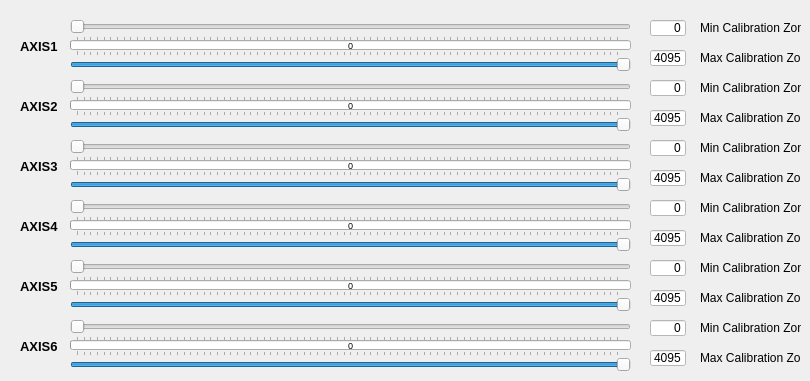
    <widget class="QWidget" name="tab">
     <attribute name="title">
      <string>Axises Configuration</string>
     </attribute>
     <widget class="QSlider" name="horiSliderAxis1Max">
      <property name="geometry">
       <rect>
        <x>70</x>
        <y>50</y>
        <width>561</width>
        <height>22</height>
       </rect>
      </property>
      <property name="maximum">
       <number>4095</number>
      </property>
      <property name="value">
       <number>4095</number>
      </property>
      <property name="orientation">
       <enum>Qt::Horizontal</enum>
      </property>
      <property name="invertedAppearance">
       <bool>false</bool>
      </property>
      <property name="invertedControls">
       <bool>false</bool>
      </property>
      <property name="tickPosition">
       <enum>QSlider::TicksAbove</enum>
      </property>
      <property name="tickInterval">
       <number>50</number>
      </property>
     </widget>
     <widget class="QSlider" name="horiSliderAxis1Min">
      <property name="geometry">
       <rect>
        <x>70</x>
        <y>20</y>
        <width>561</width>
        <height>22</height>
       </rect>
      </property>
      <property name="styleSheet">
       <string notr="true"/>
      </property>
      <property name="maximum">
       <number>4095</number>
      </property>
      <property name="sliderPosition">
       <number>0</number>
      </property>
      <property name="orientation">
       <enum>Qt::Horizontal</enum>
      </property>
      <property name="tickPosition">
       <enum>QSlider::TicksBelow</enum>
      </property>
      <property name="tickInterval">
       <number>50</number>
      </property>
     </widget>
     <widget class="QProgressBar" name="progressBarAxis1">
      <property name="enabled">
       <bool>true</bool>
      </property>
      <property name="geometry">
       <rect>
        <x>70</x>
        <y>40</y>
        <width>561</width>
        <height>10</height>
       </rect>
      </property>
      <property name="font">
       <font>
        <pointsize>7</pointsize>
        <kerning>true</kerning>
       </font>
      </property>
      <property name="maximum">
       <number>4096</number>
      </property>
      <property name="value">
       <number>0</number>
      </property>
      <property name="alignment">
       <set>Qt::AlignJustify|Qt::AlignVCenter</set>
      </property>
      <property name="textVisible">
       <bool>true</bool>
      </property>
      <property name="format">
       <string>%v</string>
      </property>
     </widget>
     <widget class="QSlider" name="horiSliderAxis2Max">
      <property name="geometry">
       <rect>
        <x>70</x>
        <y>110</y>
        <width>561</width>
        <height>22</height>
       </rect>
      </property>
      <property name="maximum">
       <number>4095</number>
      </property>
      <property name="value">
       <number>4095</number>
      </property>
      <property name="orientation">
       <enum>Qt::Horizontal</enum>
      </property>
      <property name="invertedAppearance">
       <bool>false</bool>
      </property>
      <property name="invertedControls">
       <bool>false</bool>
      </property>
      <property name="tickPosition">
       <enum>QSlider::TicksAbove</enum>
      </property>
      <property name="tickInterval">
       <number>50</number>
      </property>
     </widget>
     <widget class="QProgressBar" name="progressBarAxis2">
      <property name="geometry">
       <rect>
        <x>70</x>
        <y>100</y>
        <width>561</width>
        <height>10</height>
       </rect>
      </property>
      <property name="font">
       <font>
        <pointsize>7</pointsize>
        <kerning>true</kerning>
       </font>
      </property>
      <property name="maximum">
       <number>4096</number>
      </property>
      <property name="value">
       <number>0</number>
      </property>
      <property name="alignment">
       <set>Qt::AlignJustify|Qt::AlignVCenter</set>
      </property>
      <property name="textVisible">
       <bool>true</bool>
      </property>
      <property name="format">
       <string>%v</string>
      </property>
     </widget>
     <widget class="QSlider" name="horiSliderAxis2Min">
      <property name="geometry">
       <rect>
        <x>70</x>
        <y>80</y>
        <width>561</width>
        <height>22</height>
       </rect>
      </property>
      <property name="styleSheet">
       <string notr="true"/>
      </property>
      <property name="maximum">
       <number>4095</number>
      </property>
      <property name="orientation">
       <enum>Qt::Horizontal</enum>
      </property>
      <property name="tickPosition">
       <enum>QSlider::TicksBelow</enum>
      </property>
      <property name="tickInterval">
       <number>50</number>
      </property>
     </widget>
     <widget class="QSlider" name="horiSliderAxis3Max">
      <property name="geometry">
       <rect>
        <x>70</x>
        <y>170</y>
        <width>561</width>
        <height>22</height>
       </rect>
      </property>
      <property name="maximum">
       <number>4095</number>
      </property>
      <property name="value">
       <number>4095</number>
      </property>
      <property name="orientation">
       <enum>Qt::Horizontal</enum>
      </property>
      <property name="invertedAppearance">
       <bool>false</bool>
      </property>
      <property name="invertedControls">
       <bool>false</bool>
      </property>
      <property name="tickPosition">
       <enum>QSlider::TicksAbove</enum>
      </property>
      <property name="tickInterval">
       <number>50</number>
      </property>
     </widget>
     <widget class="QSlider" name="horiSliderAxis3Min">
      <property name="geometry">
       <rect>
        <x>70</x>
        <y>140</y>
        <width>561</width>
        <height>22</height>
       </rect>
      </property>
      <property name="styleSheet">
       <string notr="true"/>
      </property>
      <property name="maximum">
       <number>4095</number>
      </property>
      <property name="orientation">
       <enum>Qt::Horizontal</enum>
      </property>
      <property name="tickPosition">
       <enum>QSlider::TicksBelow</enum>
      </property>
      <property name="tickInterval">
       <number>50</number>
      </property>
     </widget>
     <widget class="QProgressBar" name="progressBarAxis3">
      <property name="geometry">
       <rect>
        <x>70</x>
        <y>160</y>
        <width>561</width>
        <height>10</height>
       </rect>
      </property>
      <property name="font">
       <font>
        <pointsize>7</pointsize>
        <kerning>true</kerning>
       </font>
      </property>
      <property name="maximum">
       <number>4096</number>
      </property>
      <property name="value">
       <number>0</number>
      </property>
      <property name="alignment">
       <set>Qt::AlignJustify|Qt::AlignVCenter</set>
      </property>
      <property name="textVisible">
       <bool>true</bool>
      </property>
      <property name="invertedAppearance">
       <bool>false</bool>
      </property>
      <property name="format">
       <string>%v</string>
      </property>
     </widget>
     <widget class="QSlider" name="horiSliderAxis4Max">
      <property name="geometry">
       <rect>
        <x>70</x>
        <y>230</y>
        <width>561</width>
        <height>22</height>
       </rect>
      </property>
      <property name="maximum">
       <number>4095</number>
      </property>
      <property name="value">
       <number>4095</number>
      </property>
      <property name="orientation">
       <enum>Qt::Horizontal</enum>
      </property>
      <property name="invertedAppearance">
       <bool>false</bool>
      </property>
      <property name="invertedControls">
       <bool>false</bool>
      </property>
      <property name="tickPosition">
       <enum>QSlider::TicksAbove</enum>
      </property>
      <property name="tickInterval">
       <number>50</number>
      </property>
     </widget>
     <widget class="QSlider" name="horiSliderAxis4Min">
      <property name="geometry">
       <rect>
        <x>70</x>
        <y>200</y>
        <width>561</width>
        <height>22</height>
       </rect>
      </property>
      <property name="styleSheet">
       <string notr="true"/>
      </property>
      <property name="maximum">
       <number>4095</number>
      </property>
      <property name="orientation">
       <enum>Qt::Horizontal</enum>
      </property>
      <property name="tickPosition">
       <enum>QSlider::TicksBelow</enum>
      </property>
      <property name="tickInterval">
       <number>50</number>
      </property>
     </widget>
     <widget class="QProgressBar" name="progressBarAxis4">
      <property name="geometry">
       <rect>
        <x>70</x>
        <y>220</y>
        <width>561</width>
        <height>10</height>
       </rect>
      </property>
      <property name="font">
       <font>
        <pointsize>7</pointsize>
        <kerning>true</kerning>
       </font>
      </property>
      <property name="maximum">
       <number>4096</number>
      </property>
      <property name="value">
       <number>0</number>
      </property>
      <property name="alignment">
       <set>Qt::AlignJustify|Qt::AlignVCenter</set>
      </property>
      <property name="textVisible">
       <bool>true</bool>
      </property>
      <property name="format">
       <string>%v</string>
      </property>
     </widget>
     <widget class="QSlider" name="horiSliderAxis5Max">
      <property name="geometry">
       <rect>
        <x>70</x>
        <y>290</y>
        <width>561</width>
        <height>22</height>
       </rect>
      </property>
      <property name="maximum">
       <number>4095</number>
      </property>
      <property name="value">
       <number>4095</number>
      </property>
      <property name="orientation">
       <enum>Qt::Horizontal</enum>
      </property>
      <property name="invertedAppearance">
       <bool>false</bool>
      </property>
      <property name="invertedControls">
       <bool>false</bool>
      </property>
      <property name="tickPosition">
       <enum>QSlider::TicksAbove</enum>
      </property>
      <property name="tickInterval">
       <number>50</number>
      </property>
     </widget>
     <widget class="QSlider" name="horiSliderAxis5Min">
      <property name="geometry">
       <rect>
        <x>70</x>
        <y>260</y>
        <width>561</width>
        <height>22</height>
       </rect>
      </property>
      <property name="styleSheet">
       <string notr="true"/>
      </property>
      <property name="maximum">
       <number>4095</number>
      </property>
      <property name="orientation">
       <enum>Qt::Horizontal</enum>
      </property>
      <property name="tickPosition">
       <enum>QSlider::TicksBelow</enum>
      </property>
      <property name="tickInterval">
       <number>50</number>
      </property>
     </widget>
     <widget class="QProgressBar" name="progressBarAxis5">
      <property name="geometry">
       <rect>
        <x>70</x>
        <y>280</y>
        <width>561</width>
        <height>10</height>
       </rect>
      </property>
      <property name="font">
       <font>
        <pointsize>7</pointsize>
        <kerning>true</kerning>
       </font>
      </property>
      <property name="maximum">
       <number>4096</number>
      </property>
      <property name="value">
       <number>0</number>
      </property>
      <property name="alignment">
       <set>Qt::AlignJustify|Qt::AlignVCenter</set>
      </property>
      <property name="textVisible">
       <bool>true</bool>
      </property>
      <property name="format">
       <string>%v</string>
      </property>
     </widget>
     <widget class="QSlider" name="horiSliderAxis6Max">
      <property name="geometry">
       <rect>
        <x>70</x>
        <y>350</y>
        <width>561</width>
        <height>22</height>
       </rect>
      </property>
      <property name="maximum">
       <number>4095</number>
      </property>
      <property name="value">
       <number>4095</number>
      </property>
      <property name="orientation">
       <enum>Qt::Horizontal</enum>
      </property>
      <property name="invertedAppearance">
       <bool>false</bool>
      </property>
      <property name="invertedControls">
       <bool>false</bool>
      </property>
      <property name="tickPosition">
       <enum>QSlider::TicksAbove</enum>
      </property>
      <property name="tickInterval">
       <number>50</number>
      </property>
     </widget>
     <widget class="QSlider" name="horiSliderAxis6Min">
      <property name="geometry">
       <rect>
        <x>70</x>
        <y>320</y>
        <width>561</width>
        <height>22</height>
       </rect>
      </property>
      <property name="styleSheet">
       <string notr="true"/>
      </property>
      <property name="maximum">
       <number>4095</number>
      </property>
      <property name="orientation">
       <enum>Qt::Horizontal</enum>
      </property>
      <property name="tickPosition">
       <enum>QSlider::TicksBelow</enum>
      </property>
      <property name="tickInterval">
       <number>50</number>
      </property>
     </widget>
     <widget class="QProgressBar" name="progressBarAxis6">
      <property name="geometry">
       <rect>
        <x>70</x>
        <y>340</y>
        <width>561</width>
        <height>10</height>
       </rect>
      </property>
      <property name="font">
       <font>
        <pointsize>7</pointsize>
        <kerning>true</kerning>
       </font>
      </property>
      <property name="maximum">
       <number>4096</number>
      </property>
      <property name="value">
       <number>0</number>
      </property>
      <property name="alignment">
       <set>Qt::AlignJustify|Qt::AlignVCenter</set>
      </property>
      <property name="textVisible">
       <bool>true</bool>
      </property>
      <property name="format">
       <string>%v</string>
      </property>
     </widget>
     <widget class="QLineEdit" name="lineEditAxis1Min">
      <property name="geometry">
       <rect>
        <x>650</x>
        <y>20</y>
        <width>36</width>
        <height>16</height>
       </rect>
      </property>
      <property name="layoutDirection">
       <enum>Qt::LeftToRight</enum>
      </property>
      <property name="styleSheet">
       <string notr="true">background-color: rgb(255, 255, 255);</string>
      </property>
      <property name="text">
       <string>0</string>
      </property>
      <property name="alignment">
       <set>Qt::AlignRight|Qt::AlignTrailing|Qt::AlignVCenter</set>
      </property>
     </widget>
     <widget class="QLineEdit" name="lineEditAxis1Max">
      <property name="geometry">
       <rect>
        <x>650</x>
        <y>50</y>
        <width>36</width>
        <height>16</height>
       </rect>
      </property>
      <property name="layoutDirection">
       <enum>Qt::LeftToRight</enum>
      </property>
      <property name="styleSheet">
       <string notr="true">background-color: rgb(255, 255, 255);</string>
      </property>
      <property name="text">
       <string>4095</string>
      </property>
      <property name="alignment">
       <set>Qt::AlignRight|Qt::AlignTrailing|Qt::AlignVCenter</set>
      </property>
     </widget>
     <widget class="QLineEdit" name="lineEditAxis2Max">
      <property name="geometry">
       <rect>
        <x>650</x>
        <y>110</y>
        <width>36</width>
        <height>16</height>
       </rect>
      </property>
      <property name="layoutDirection">
       <enum>Qt::LeftToRight</enum>
      </property>
      <property name="styleSheet">
       <string notr="true">background-color: rgb(255, 255, 255);</string>
      </property>
      <property name="text">
       <string>4095</string>
      </property>
      <property name="alignment">
       <set>Qt::AlignRight|Qt::AlignTrailing|Qt::AlignVCenter</set>
      </property>
     </widget>
     <widget class="QLineEdit" name="lineEditAxis2Min">
      <property name="geometry">
       <rect>
        <x>650</x>
        <y>80</y>
        <width>36</width>
        <height>16</height>
       </rect>
      </property>
      <property name="layoutDirection">
       <enum>Qt::LeftToRight</enum>
      </property>
      <property name="styleSheet">
       <string notr="true">background-color: rgb(255, 255, 255);</string>
      </property>
      <property name="text">
       <string>0</string>
      </property>
      <property name="alignment">
       <set>Qt::AlignRight|Qt::AlignTrailing|Qt::AlignVCenter</set>
      </property>
     </widget>
     <widget class="QLineEdit" name="lineEditAxis3Max">
      <property name="geometry">
       <rect>
        <x>650</x>
        <y>170</y>
        <width>36</width>
        <height>16</height>
       </rect>
      </property>
      <property name="layoutDirection">
       <enum>Qt::LeftToRight</enum>
      </property>
      <property name="styleSheet">
       <string notr="true">background-color: rgb(255, 255, 255);</string>
      </property>
      <property name="text">
       <string>4095</string>
      </property>
      <property name="alignment">
       <set>Qt::AlignRight|Qt::AlignTrailing|Qt::AlignVCenter</set>
      </property>
     </widget>
     <widget class="QLineEdit" name="lineEditAxis3Min">
      <property name="geometry">
       <rect>
        <x>650</x>
        <y>140</y>
        <width>36</width>
        <height>16</height>
       </rect>
      </property>
      <property name="layoutDirection">
       <enum>Qt::LeftToRight</enum>
      </property>
      <property name="styleSheet">
       <string notr="true">background-color: rgb(255, 255, 255);</string>
      </property>
      <property name="text">
       <string>0</string>
      </property>
      <property name="alignment">
       <set>Qt::AlignRight|Qt::AlignTrailing|Qt::AlignVCenter</set>
      </property>
     </widget>
     <widget class="QLineEdit" name="lineEditAxis4Max">
      <property name="geometry">
       <rect>
        <x>650</x>
        <y>230</y>
        <width>36</width>
        <height>16</height>
       </rect>
      </property>
      <property name="layoutDirection">
       <enum>Qt::LeftToRight</enum>
      </property>
      <property name="styleSheet">
       <string notr="true">background-color: rgb(255, 255, 255);</string>
      </property>
      <property name="text">
       <string>4095</string>
      </property>
      <property name="alignment">
       <set>Qt::AlignRight|Qt::AlignTrailing|Qt::AlignVCenter</set>
      </property>
     </widget>
     <widget class="QLineEdit" name="lineEditAxis4Min">
      <property name="geometry">
       <rect>
        <x>650</x>
        <y>200</y>
        <width>36</width>
        <height>16</height>
       </rect>
      </property>
      <property name="layoutDirection">
       <enum>Qt::LeftToRight</enum>
      </property>
      <property name="styleSheet">
       <string notr="true">background-color: rgb(255, 255, 255);</string>
      </property>
      <property name="text">
       <string>0</string>
      </property>
      <property name="alignment">
       <set>Qt::AlignRight|Qt::AlignTrailing|Qt::AlignVCenter</set>
      </property>
     </widget>
     <widget class="QLineEdit" name="lineEditAxis5Max">
      <property name="geometry">
       <rect>
        <x>650</x>
        <y>290</y>
        <width>36</width>
        <height>16</height>
       </rect>
      </property>
      <property name="layoutDirection">
       <enum>Qt::LeftToRight</enum>
      </property>
      <property name="styleSheet">
       <string notr="true">background-color: rgb(255, 255, 255);</string>
      </property>
      <property name="text">
       <string>4095</string>
      </property>
      <property name="alignment">
       <set>Qt::AlignRight|Qt::AlignTrailing|Qt::AlignVCenter</set>
      </property>
     </widget>
     <widget class="QLineEdit" name="lineEditAxis5Min">
      <property name="geometry">
       <rect>
        <x>650</x>
        <y>260</y>
        <width>36</width>
        <height>16</height>
       </rect>
      </property>
      <property name="layoutDirection">
       <enum>Qt::LeftToRight</enum>
      </property>
      <property name="styleSheet">
       <string notr="true">background-color: rgb(255, 255, 255);</string>
      </property>
      <property name="text">
       <string>0</string>
      </property>
      <property name="alignment">
       <set>Qt::AlignRight|Qt::AlignTrailing|Qt::AlignVCenter</set>
      </property>
     </widget>
     <widget class="QLineEdit" name="lineEditAxis6Max">
      <property name="geometry">
       <rect>
        <x>650</x>
        <y>350</y>
        <width>36</width>
        <height>16</height>
       </rect>
      </property>
      <property name="layoutDirection">
       <enum>Qt::LeftToRight</enum>
      </property>
      <property name="styleSheet">
       <string notr="true">background-color: rgb(255, 255, 255);</string>
      </property>
      <property name="text">
       <string>4095</string>
      </property>
      <property name="alignment">
       <set>Qt::AlignRight|Qt::AlignTrailing|Qt::AlignVCenter</set>
      </property>
     </widget>
     <widget class="QLineEdit" name="lineEditAxis6Min">
      <property name="geometry">
       <rect>
        <x>650</x>
        <y>320</y>
        <width>36</width>
        <height>16</height>
       </rect>
      </property>
      <property name="layoutDirection">
       <enum>Qt::LeftToRight</enum>
      </property>
      <property name="styleSheet">
       <string notr="true">background-color: rgb(255, 255, 255);</string>
      </property>
      <property name="text">
       <string>0</string>
      </property>
      <property name="alignment">
       <set>Qt::AlignRight|Qt::AlignTrailing|Qt::AlignVCenter</set>
      </property>
     </widget>
     <widget class="QLabel" name="label_36">
      <property name="geometry">
       <rect>
        <x>700</x>
        <y>20</y>
        <width>101</width>
        <height>16</height>
       </rect>
      </property>
      <property name="text">
       <string>Min Calibration Zone</string>
      </property>
     </widget>
     <widget class="QLabel" name="label_37">
      <property name="geometry">
       <rect>
        <x>700</x>
        <y>50</y>
        <width>101</width>
        <height>16</height>
       </rect>
      </property>
      <property name="text">
       <string>Max Calibration Zone</string>
      </property>
     </widget>
     <widget class="QLabel" name="label_38">
      <property name="geometry">
       <rect>
        <x>700</x>
        <y>80</y>
        <width>101</width>
        <height>16</height>
       </rect>
      </property>
      <property name="text">
       <string>Min Calibration Zone</string>
      </property>
     </widget>
     <widget class="QLabel" name="label_39">
      <property name="geometry">
       <rect>
        <x>700</x>
        <y>110</y>
        <width>101</width>
        <height>16</height>
       </rect>
      </property>
      <property name="text">
       <string>Max Calibration Zone</string>
      </property>
     </widget>
     <widget class="QLabel" name="label_40">
      <property name="geometry">
       <rect>
        <x>700</x>
        <y>140</y>
        <width>101</width>
        <height>16</height>
       </rect>
      </property>
      <property name="text">
       <string>Min Calibration Zone</string>
      </property>
     </widget>
     <widget class="QLabel" name="label_41">
      <property name="geometry">
       <rect>
        <x>700</x>
        <y>170</y>
        <width>101</width>
        <height>16</height>
       </rect>
      </property>
      <property name="text">
       <string>Max Calibration Zone</string>
      </property>
     </widget>
     <widget class="QLabel" name="label_42">
      <property name="geometry">
       <rect>
        <x>700</x>
        <y>200</y>
        <width>101</width>
        <height>16</height>
       </rect>
      </property>
      <property name="text">
       <string>Min Calibration Zone</string>
      </property>
     </widget>
     <widget class="QLabel" name="label_43">
      <property name="geometry">
       <rect>
        <x>700</x>
        <y>230</y>
        <width>101</width>
        <height>16</height>
       </rect>
      </property>
      <property name="text">
       <string>Max Calibration Zone</string>
      </property>
     </widget>
     <widget class="QLabel" name="label_44">
      <property name="geometry">
       <rect>
        <x>700</x>
        <y>260</y>
        <width>101</width>
        <height>16</height>
       </rect>
      </property>
      <property name="text">
       <string>Min Calibration Zone</string>
      </property>
     </widget>
     <widget class="QLabel" name="label_45">
      <property name="geometry">
       <rect>
        <x>700</x>
        <y>290</y>
        <width>101</width>
        <height>16</height>
       </rect>
      </property>
      <property name="text">
       <string>Max Calibration Zone</string>
      </property>
     </widget>
     <widget class="QLabel" name="label_46">
      <property name="geometry">
       <rect>
        <x>700</x>
        <y>320</y>
        <width>101</width>
        <height>16</height>
       </rect>
      </property>
      <property name="text">
       <string>Min Calibration Zone</string>
      </property>
     </widget>
     <widget class="QLabel" name="label_47">
      <property name="geometry">
       <rect>
        <x>700</x>
        <y>350</y>
        <width>101</width>
        <height>16</height>
       </rect>
      </property>
      <property name="text">
       <string>Max Calibration Zone</string>
      </property>
     </widget>
     <widget class="QLabel" name="label_48">
      <property name="geometry">
       <rect>
        <x>20</x>
        <y>40</y>
        <width>47</width>
        <height>13</height>
       </rect>
      </property>
      <property name="font">
       <font>
        <pointsize>10</pointsize>
        <weight>75</weight>
        <bold>true</bold>
       </font>
      </property>
      <property name="text">
       <string>AXIS1</string>
      </property>
     </widget>
     <widget class="QLabel" name="label_49">
      <property name="geometry">
       <rect>
        <x>20</x>
        <y>100</y>
        <width>47</width>
        <height>13</height>
       </rect>
      </property>
      <property name="font">
       <font>
        <pointsize>10</pointsize>
        <weight>75</weight>
        <bold>true</bold>
       </font>
      </property>
      <property name="text">
       <string>AXIS2</string>
      </property>
     </widget>
     <widget class="QLabel" name="label_50">
      <property name="geometry">
       <rect>
        <x>20</x>
        <y>160</y>
        <width>47</width>
        <height>13</height>
       </rect>
      </property>
      <property name="font">
       <font>
        <pointsize>10</pointsize>
        <weight>75</weight>
        <bold>true</bold>
       </font>
      </property>
      <property name="text">
       <string>AXIS3</string>
      </property>
     </widget>
     <widget class="QLabel" name="label_51">
      <property name="geometry">
       <rect>
        <x>20</x>
        <y>220</y>
        <width>47</width>
        <height>13</height>
       </rect>
      </property>
      <property name="font">
       <font>
        <pointsize>10</pointsize>
        <weight>75</weight>
        <bold>true</bold>
       </font>
      </property>
      <property name="text">
       <string>AXIS4</string>
      </property>
     </widget>
     <widget class="QLabel" name="label_52">
      <property name="geometry">
       <rect>
        <x>20</x>
        <y>280</y>
        <width>47</width>
        <height>13</height>
       </rect>
      </property>
      <property name="font">
       <font>
        <pointsize>10</pointsize>
        <weight>75</weight>
        <bold>true</bold>
       </font>
      </property>
      <property name="text">
       <string>AXIS5</string>
      </property>
     </widget>
     <widget class="QLabel" name="label_53">
      <property name="geometry">
       <rect>
        <x>20</x>
        <y>340</y>
        <width>47</width>
        <height>13</height>
       </rect>
      </property>
      <property name="font">
       <font>
        <pointsize>10</pointsize>
        <weight>75</weight>
        <bold>true</bold>
       </font>
      </property>
      <property name="text">
       <string>AXIS6</string>
      </property>
     </widget>
    </widget>
